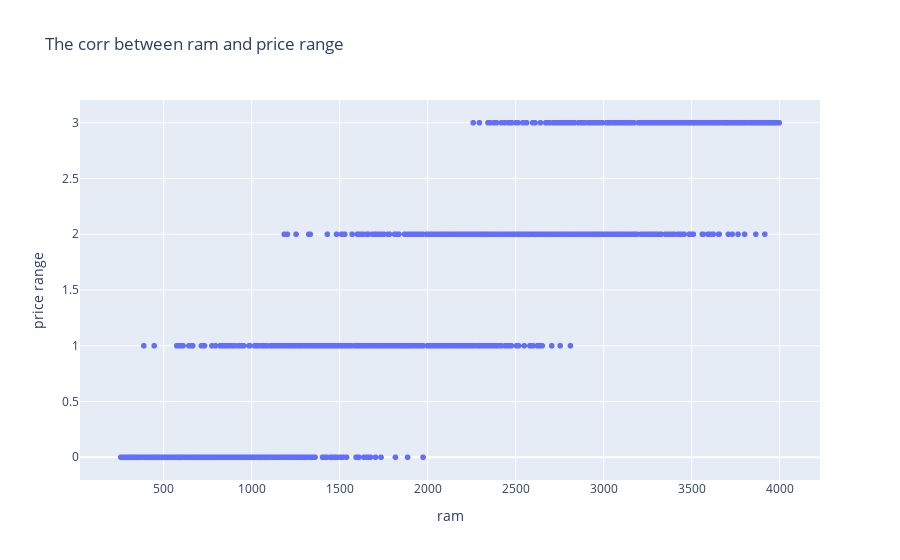

Write notebook code for a chart like this one.
### Code cell
fig = px.scatter(x= train_df['ram'] , y=train_df['price_range'] , title='The corr between ram and price range')
fig.update_layout(xaxis_title= 'ram' , yaxis_title = 'price range')
fig.show()

### Figure 1 — Plotly figure (JSON) as saved in the notebook; plotly's stock layout.template omitted (floating-point values rounded to 4 significant figures; data arrays with more than 128 entries replaced by an {"elided": "..."} marker saying what was removed)
{"data": [{"hovertemplate": "x=%{x}<br>y=%{y}<extra></extra>", "legendgroup": "", "marker": {"color": "#636efa", "symbol": "circle"}, "mode": "markers", "name": "", "showlegend": false, "type": "scattergl", "x": {"elided": "2000 int values"}, "xaxis": "x", "y": {"elided": "2000 int values"}, "yaxis": "y"}], "layout": {"legend": {"tracegroupgap": 0}, "title": {"text": "The corr between ram and price range"}, "xaxis": {"anchor": "y", "domain": [0, 1], "title": {"text": "ram"}}, "yaxis": {"anchor": "x", "domain": [0, 1], "title": {"text": "price range"}}}}
